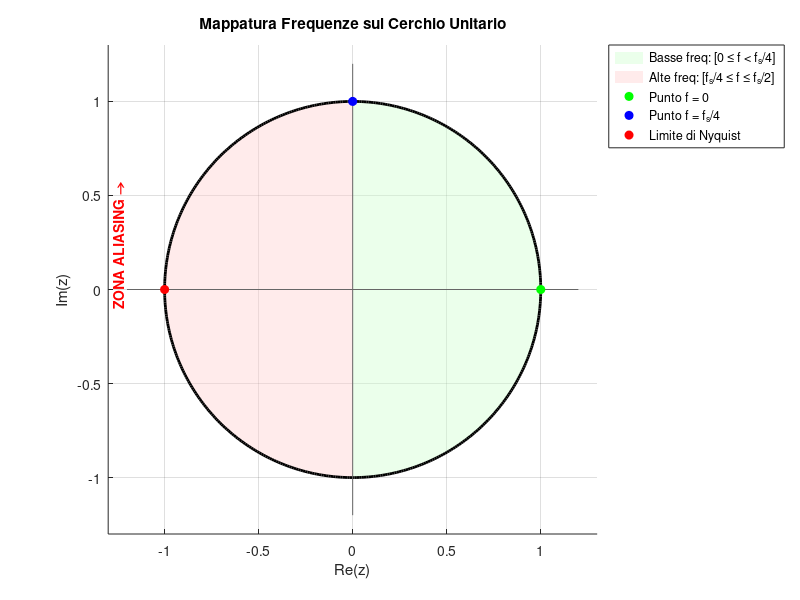

This chart was generated by the following MATLAB code:
clear; clc; close all;

figure('Color', 'w', 'Name', 'Intervalli di Frequenza nel Piano Z');
hold on; axis equal; grid on;

% 1. Parametri Grafici
theta_nyquist = pi;
theta_quad = pi/2;

% 2. Disegna i settori colorati
% SETTORE 1: Basse Frequenze [0, fs/4] -> Angolo [0, pi/2]
t1 = linspace(-theta_quad, theta_quad, 100);
patch([0 cos(t1) 0], [0 sin(t1) 0], [0.8 1 0.8], 'EdgeColor', 'none', 'FaceAlpha', 0.4);

% SETTORE 2: Alte Frequenze [fs/4, fs/2] -> Angolo [pi/2, pi] e [-pi, -pi/2]
t2 = linspace(theta_quad, pi, 100);
t3 = linspace(-pi, -theta_quad, 100);
patch([0 cos(t2) 0], [0 sin(t2) 0], [1 0.8 0.8], 'EdgeColor', 'none', 'FaceAlpha', 0.4);
patch([0 cos(t3) 0], [0 sin(t3) 0], [1 0.8 0.8], 'EdgeColor', 'none', 'FaceAlpha', 0.4, 'HandleVisibility', 'off');

% 3. Cerchio unitario e Assi
theta_circle = linspace(0, 2*pi, 500);
plot(cos(theta_circle), sin(theta_circle), 'k', 'LineWidth', 2, 'HandleVisibility', 'off');
line([-1.2 1.2], [0 0], 'Color', [0.4 0.4 0.4], 'HandleVisibility', 'off');
line([0 0], [-1.2 1.2], 'Color', [0.4 0.4 0.4], 'HandleVisibility', 'off');

% 4. Punti Notevoli
plot(1, 0, 'go', 'MarkerFaceColor', 'g', 'DisplayName', 'f = 0 (Costante)');
plot(0, 1, 'bo', 'MarkerFaceColor', 'b', 'DisplayName', 'f = f_s / 4');
plot(-1, 0, 'ro', 'MarkerFaceColor', 'r', 'DisplayName', 'f = f_s / 2 (Nyquist)');

% 5. Legenda con intervalli
legend({ ...
    'Basse freq: [0 \leq f < f_s/4]', ...
    'Alte freq: [f_s/4 \leq f \leq f_s/2]', ...
    'Punto f = 0', ...
    'Punto f = f_s/4', ...
    'Limite di Nyquist' ...
    }, 'Location', 'northeastoutside');

title('Mappatura Frequenze sul Cerchio Unitario');
xlabel('Re(z)'); ylabel('Im(z)');
xlim([-1.3 1.3]); ylim([-1.3 1.3]);

% Annotazione grafica del limite
text(-1.25, -0.1, 'ZONA ALIASING \rightarrow', 'Color', 'r', 'FontWeight', 'bold', 'Rotation', 90);
